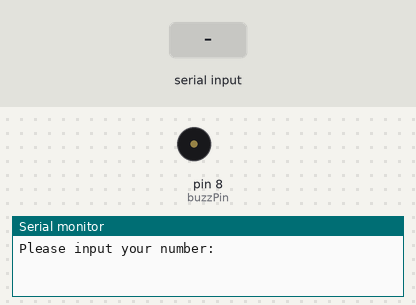
This sketch was run on a simulated Arduino Uno, built with avr-gcc and run on an emulated ATmega328P. Parts: buzzer (waves = sounding, pin HIGH), the last lines printed to the serial monitor. The inputs (shaded band) are chosen by the test bench.

Above: at 1.2 s.
1.3 s: "90,45\n" received over Serial
At 2.2 s:
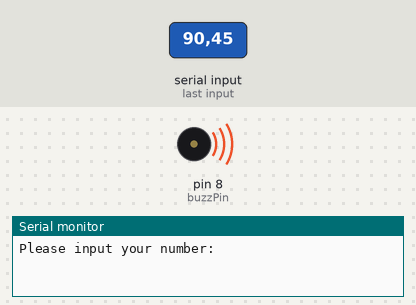
4.3 s: "30,150\n" received over Serial
At 10.7 s:
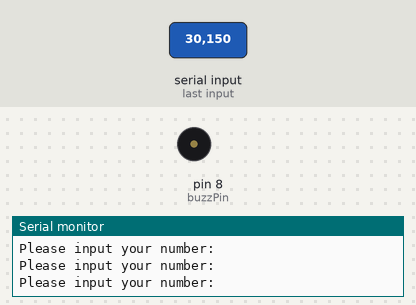
Timing chart, 0 to 12.2 s (numbered marks = the images above; inputs shaded):
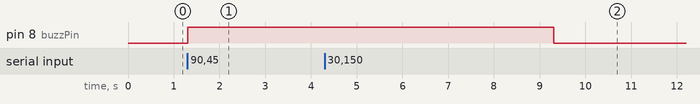

The sketch:

Buzzer.ino
```cpp
int num;
int buzzPin = 8;
String msg = "Please input your number: ";
int dt = 2000;

void setup() {
  // put your setup code here, to run once:
Serial.begin(9600);
pinMode(buzzPin, OUTPUT);

}

void loop() {
  // put your main code here, to run repeatedly:
Serial.println(msg);
while (Serial.available() == 0)
{

}

num = Serial.parseInt(); //Reads an integer

if (num > 10)
{
  digitalWrite(buzzPin, HIGH);
  delay(dt);
  digitalWrite(buzzPin, LOW);
}
}
```

Measured:
- after the input at 1.3 s, pin 8 (buzzPin): LOW → HIGH at once
- after the input at 4.3 s, pin 8 (buzzPin): HIGH → LOW after 5.0 s instead of 1.0 s
